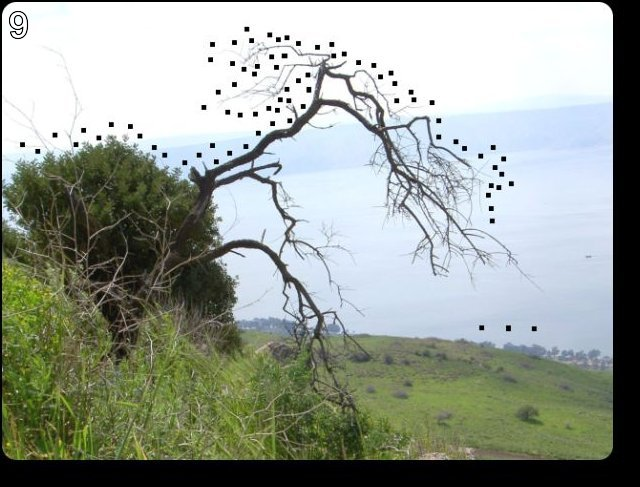
#> input picture 9 good/good.jpg, 640 x 487 px
$ python 9.py
#> lines starting #> are read from the running program, lines starting #| are printed output that depends on the picture; after the words box and inside, x2 and y2 are one past the last pixel; in counts of white or black regions, pixels touching at a corner belong together
#!/usr/bin/env python
#-*- coding: utf-8 -*-
#http://www.pythonchallenge.com/pc/return/good.html

from PIL import Image
from PIL import ImageDraw

if __name__ == '__main__':
    #坐标1
    first = [   146,399,163,403,170,393,169,391,166,386,170,381,170,371,170,355,169,346,167,335,170,329,170,320,170,
                310,171,301,173,290,178,289,182,287,188,286,190,286,192,291,194,296,195,305,194,307,191,312,190,316,
                190,321,192,331,193,338,196,341,197,346,199,352,198,360,197,366,197,373,196,380,197,383,196,387,192,
                389,191,392,190,396,189,400,194,401,201,402,208,403,213,402,216,401,219,397,219,393,216,390,215,385,
                215,379,213,373,213,365,212,360,210,353,210,347,212,338,213,329,214,319,215,311,215,306,216,296,218,
                290,221,283,225,282,233,284,238,287,243,290,250,291,255,294,261,293,265,291,271,291,273,289,278,287,
                279,285,281,280,284,278,284,276,287,277,289,283,291,286,294,291,296,295,299,300,301,304,304,320,305,
                327,306,332,307,341,306,349,303,354,301,364,301,371,297,375,292,384,291,386,302,393,324,391,333,387,
                328,375,329,367,329,353,330,341,331,328,336,319,338,310,341,304,341,285,341,278,343,269,344,262,346,
                259,346,251,349,259,349,264,349,273,349,280,349,288,349,295,349,298,354,293,356,286,354,279,352,268,
                352,257,351,249,350,234,351,211,352,197,354,185,353,171,351,154,348,147,342,137,339,132,330,122,327,
                120,314,116,304,117,293,118,284,118,281,122,275,128,265,129,257,131,244,133,239,134,228,136,221,137,
                214,138,209,135,201,132,192,130,184,131,175,129,170,131,159,134,157,134,160,130,170,125,176,114,176,
                102,173,103,172,108,171,111,163,115,156,116,149,117,142,116,136,115,129,115,124,115,120,115,115,117,
                113,120,109,122,102,122,100,121,95,121,89,115,87,110,82,109,84,118,89,123,93,129,100,130,108,132,110,
                133,110,136,107,138,105,140,95,138,86,141,79,149,77,155,81,162,90,165,97,167,99,171,109,171,107,161,
                111,156,113,170,115,185,118,208,117,223,121,239,128,251,133,259,136,266,139,276,143,290,148,310,151,
                332,155,348,156,353,153,366,149,379,147,394,146,399]
    #坐标2
    second = [  156,141,165,135,169,131,176,130,187,134,191,140,191,146,186,150,179,155,175,157,168,157,163,157,159,
                157,158,164,159,175,159,181,157,191,154,197,153,205,153,210,152,212,147,215,146,218,143,220,132,220,
                125,217,119,209,116,196,115,185,114,172,114,167,112,161,109,165,107,170,99,171,97,167,89,164,81,162,
                77,155,81,148,87,140,96,138,105,141,110,136,111,126,113,129,118,117,128,114,137,115,146,114,155,115,
                158,121,157,128,156,134,157,136,156,136]


    good = Image.open("good.jpg")
#> good is the input picture: PIL image 640x487 RGB; mean R, G, B 151.9, 159.2, 150.1

    draw = ImageDraw.Draw(good)
    #图片全白背景
    for x in range(0,good.size[0]):
        for y in range(0,good.size[1]):
            xy = (x,y)
            good.putpixel(xy,(255,255,255))
#> good: PIL image 640x487 RGB; every value is 255

    print(good.format,good.size,good.mode)
#| JPEG (640, 487) RGB

    #获取坐标点
    xylist = []
    for i in range(0,len(first),2):
        xylist.append(tuple(first[i:i+2]))

    print(xylist)

    #连接坐标点
    for i in range(0,len(xylist)):
        draw.line((xylist[i:i+2]),fill=0)

    xylist = []
    for i in range(0,len(second),2):
        xylist.append(tuple(second[i:i+2]))

    print(xylist)

    #连接坐标点
    for i in range(0,len(xylist)):
        draw.line((xylist[i:i+2]),fill=0)


    good.show()
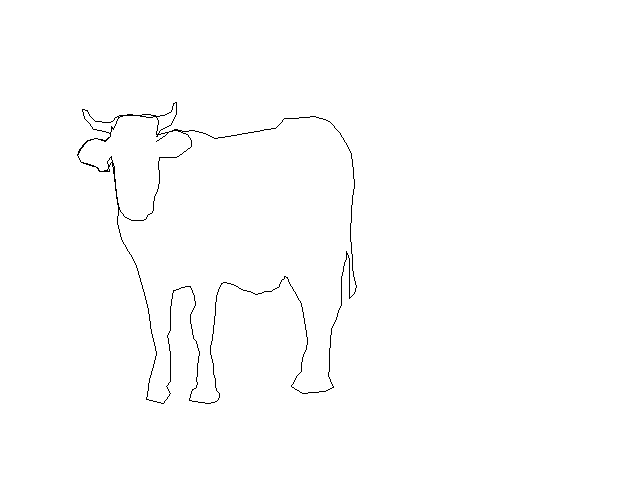
#> shown: PIL image 640x487 RGB; 99.4% white; black in thin lines or dots, all inside (x1, y1, x2, y2) = (77, 102, 357, 404)
